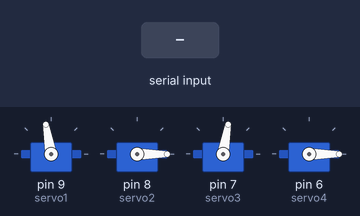
A sketch run on a simulated Arduino Uno, built with avr-gcc and run on an emulated ATmega328P. On the bench: 4 × servo. The inputs (shaded band) are chosen by the test bench.

Above: at 1.2 s.
1.3 s: "A" received over Serial
At 2.6 s:
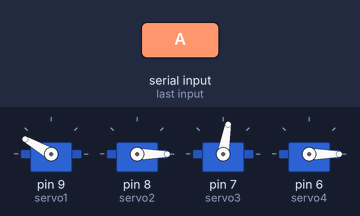
3.2 s: "B" received over Serial
At 4.7 s:
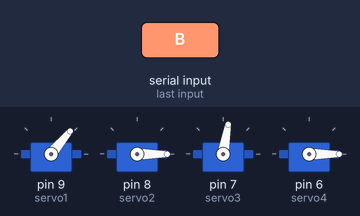
5.7 s: "C" received over Serial
At 7.8 s:
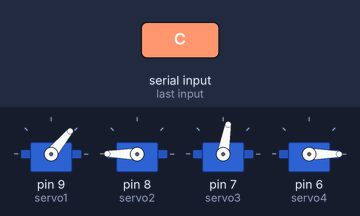
8.7 s: "D" received over Serial
At 8.85 s:
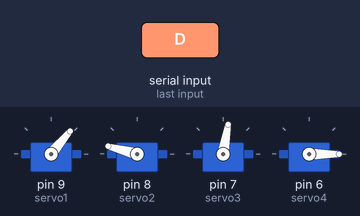
11.7 s: "G" received over Serial
At 12.8 s:
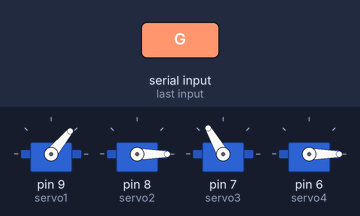
13.5 s: "J" received over Serial
At 14.7 s:
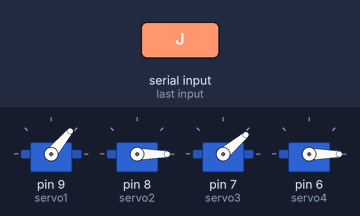
Timing chart, 0 to 16.5 s (numbered marks = the images above; inputs shaded):
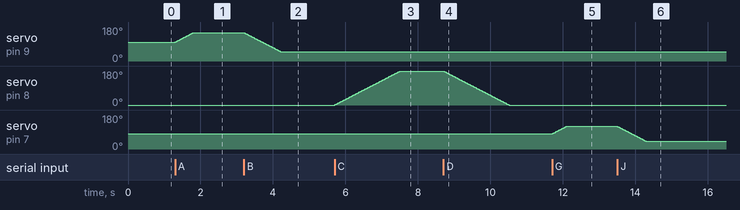

The sketch:

Arm_Robot.ino
```cpp
#include <Servo.h>

#define servo1 9
#define servo2 8
#define servo3 7
#define servo4 6

Servo mservo1, mservo2, mservo3, mservo4;

int pos = 0;
char Incoming_value = 0;
char usechar = "0";

void setup() {
  Serial.begin(9600);
  // put your setup code here, to run once:

  mservo1.attach(servo1); // 150-50
  mservo2.attach(servo2); // 0-180
  mservo3.attach(servo3); // 40-120
  mservo4.attach(servo4); // 0-35

  //default servo position
  mservo1.write(100); //up-down
  mservo2.write(0); //left-right
  mservo3.write(80); //forward-back
  mservo4.write(0); //clamp
}

int srv1 = 100;
int srv2 = 0;
int srv3 = 80;
int srv4 = 0;

void loop()
{

  if(Serial.available() > 0)
  {
    Incoming_value = Serial.read();
    //Serial.println(Incoming_value);
    usechar = Incoming_value;
  }

  if(usechar=='0')
  {

  }

  if(usechar=='A')
  {
    if(srv1<150)
    {
      srv1++;
      mservo1.write(srv1);

      delay(10);
     }
  }

  if(usechar=='B')
  {
    if(srv1>50)
    {
      srv1--;
      mservo1.write(srv1);

      delay(10);
     }
  }

  if(usechar=='C')
  {
    if(srv2<180)
    {
      srv2++;
      mservo2.write(srv2);

      delay(10);
     }
  }

  if(usechar=='D')
  {
    if(srv2>0)
    {
      srv2--;
      mservo2.write(srv2);

      delay(10);
     }
  }

  if(usechar=='G')
  {
    if(srv3<120)
    {
      srv3++;
      mservo3.write(srv3);

      delay(10);
     }
   }

   if(usechar=='J')
   {
    if(srv3>40)
    {
      srv3--;
      mservo3.write(srv3);

      delay(10);
     }
   }

   //-----

   if(usechar=='F')
  {
    if(srv4<35)
    {
      srv4++;
      mservo4.write(srv4);

      delay(10);
     }
   }

   if(usechar=='I')
   {
    if(srv4>0)
    {
      srv4--;
      mservo4.write(srv4);

      delay(10);
     }
   }


}
```

Measured:
- after the input at 1.3 s, servo on pin 9 (servo1): moves from 100° to 150° over 0.49 s, starting at once
- after the input at 3.2 s, servo on pin 9 (servo1): moves from 150° to 50° over 1.0 s, starting at once
- after the input at 5.7 s, servo on pin 8 (servo2): moves from 0° to 180° over 1.8 s, starting at once
- after the input at 8.7 s, servo on pin 8 (servo2): moves from 180° to 0° over 1.8 s, starting at once
- after the input at 11.7 s, servo on pin 7 (servo3): moves from 80° to 120° over 0.39 s, starting at once
- after the input at 13.5 s, servo on pin 7 (servo3): moves from 120° to 40° over 0.80 s, starting at once
